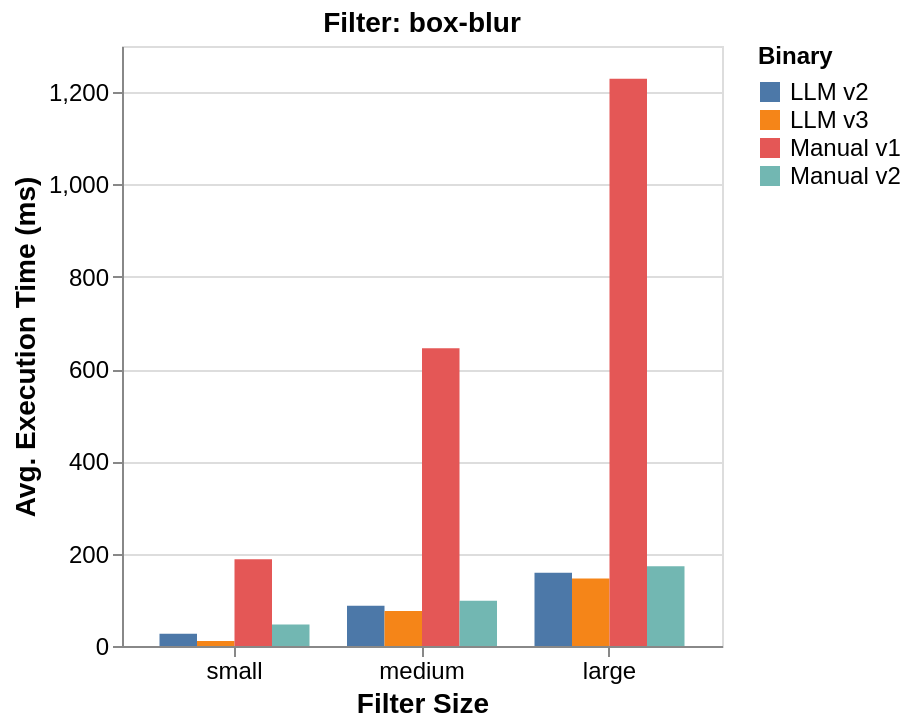
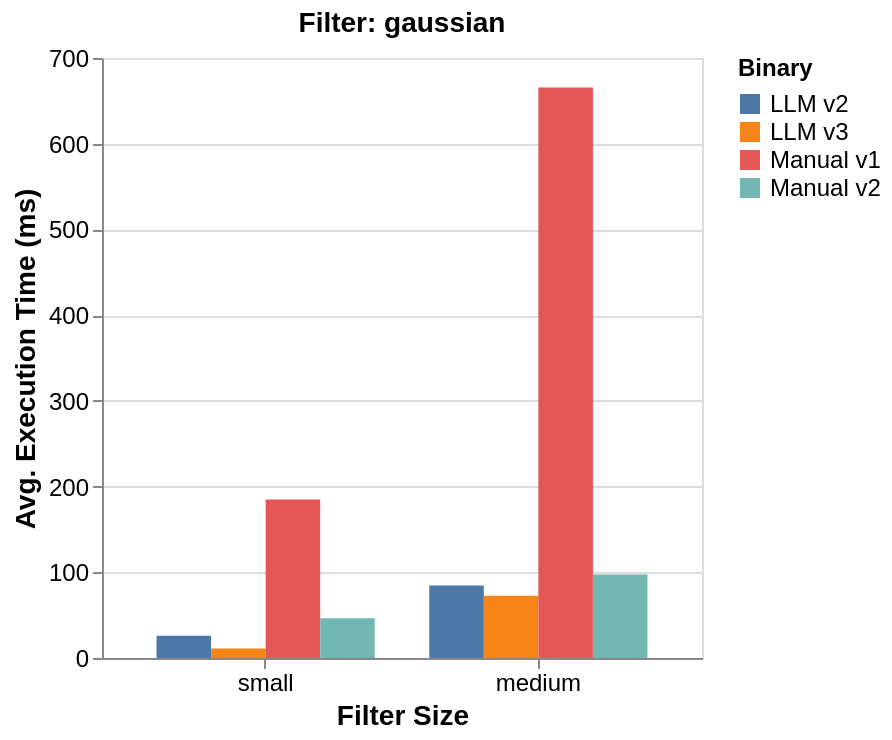
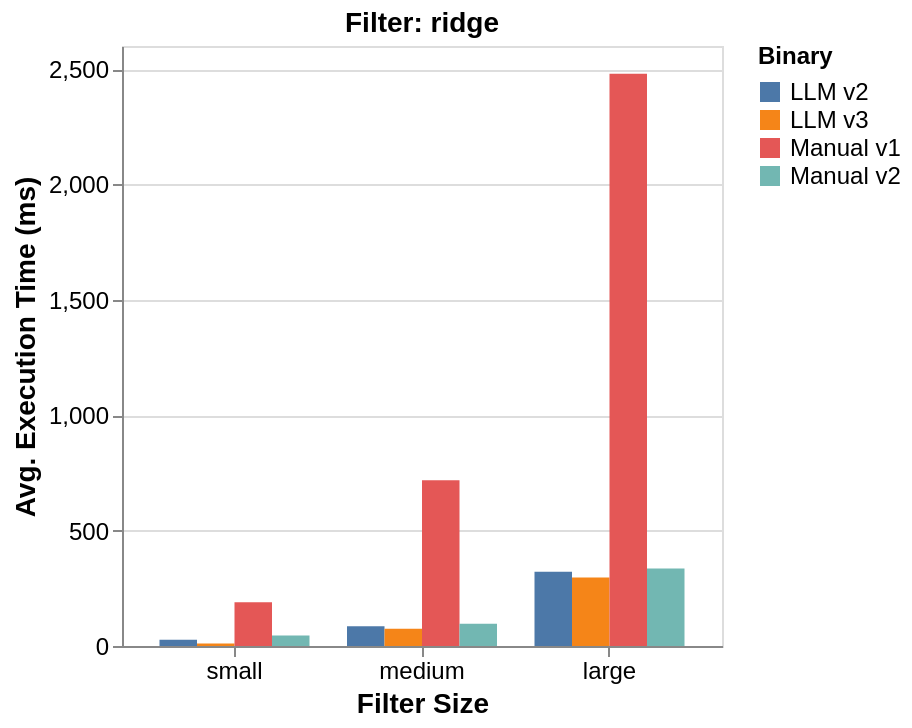
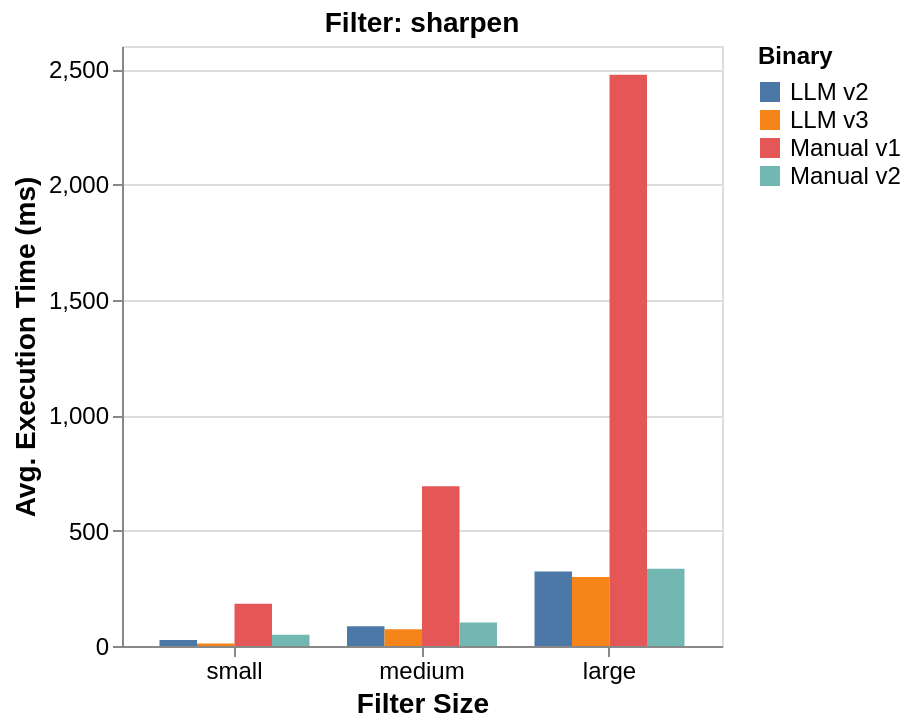

Notebook code for these charts, in order:
### Code cell
# Step 2: Create a separate chart for each filter

no_pytorch = df_grouped[df_grouped["binary"] != "PyTorch"]

for f in no_pytorch["filter"].unique():
    chart = alt.Chart(no_pytorch[no_pytorch["filter"] == f]).mark_bar().encode(
        x=alt.X("size:N", sort=["small", "medium", "large"], title="Filter Size"),
        y=alt.Y("time_seconds:Q", title="Avg. Execution Time (ms)"),
        color=alt.Color("binary:N", title="Binary"),
        xOffset="binary:N"
    ).properties(
        width=300,
        height=300,
        title=f"Filter: {f}"
    ).configure_axis(
        labelFontSize=12,
        titleFontSize=14,
        labelAngle=0
    ).configure_legend(
        titleFontSize=12,
        labelFontSize=12
    ).configure_title(
        fontSize=14
    )

    chart.save(f"./plots/time_no_pt/{f}.png", ppi=300)
    chart.show()

### Figure 1 — Vega-Lite specification as saved in the notebook (floating-point values rounded to 4 significant figures)
{"config": {"view": {"continuousWidth": 300, "continuousHeight": 300}, "axis": {"labelAngle": 0, "labelFontSize": 12, "titleFontSize": 14}, "legend": {"labelFontSize": 12, "titleFontSize": 12}, "title": {"fontSize": 14}}, "data": {"name": "data-9bbe29d480f4a8817412edd8e240c50d"}, "mark": {"type": "bar"}, "encoding": {"color": {"field": "binary", "title": "Binary", "type": "nominal"}, "x": {"field": "size", "sort": ["small", "medium", "large"], "title": "Filter Size", "type": "nominal"}, "xOffset": {"field": "binary", "type": "nominal"}, "y": {"field": "time_seconds", "title": "Avg. Execution Time (ms)", "type": "quantitative"}}, "height": 300, "title": "Filter: box-blur", "width": 300, "$schema": "https://vega.github.io/schema/vega-lite/v5.20.1.json", "datasets": {"data-9bbe29d480f4a8817412edd8e240c50d": [{"binary": "LLM v2", "filter": "box-blur", "size": "large", "memory_peak_bytes": 19240000.0, "memory_total_bytes": 19240000.0, "time_seconds": 158.8}, {"binary": "LLM v2", "filter": "box-blur", "size": "medium", "memory_peak_bytes": 19260000.0, "memory_total_bytes": 19260000.0, "time_seconds": 87.22}, {"binary": "LLM v2", "filter": "box-blur", "size": "small", "memory_peak_bytes": 19290000.0, "memory_total_bytes": 19290000.0, "time_seconds": 26.46}, {"binary": "LLM v3", "filter": "box-blur", "size": "large", "memory_peak_bytes": 19240000.0, "memory_total_bytes": 19240000.0, "time_seconds": 146.5}, {"binary": "LLM v3", "filter": "box-blur", "size": "medium", "memory_peak_bytes": 19260000.0, "memory_total_bytes": 19260000.0, "time_seconds": 75.64}, {"binary": "LLM v3", "filter": "box-blur", "size": "small", "memory_peak_bytes": 19290000.0, "memory_total_bytes": 19290000.0, "time_seconds": 10.64}, {"binary": "Manual v1", "filter": "box-blur", "size": "large", "memory_peak_bytes": 19240000.0, "memory_total_bytes": 19240000.0, "time_seconds": 1229.0}, {"binary": "Manual v1", "filter": "box-blur", "size": "medium", "memory_peak_bytes": 19260000.0, "memory_total_bytes": 19260000.0, "time_seconds": 645.0}, {"binary": "Manual v1", "filter": "box-blur", "size": "small", "memory_peak_bytes": 19290000.0, "memory_total_bytes": 19290000.0, "time_seconds": 188.1}, {"binary": "Manual v2", "filter": "box-blur", "size": "large", "memory_peak_bytes": 19240000.0, "memory_total_bytes": 19240000.0, "time_seconds": 172.9}, {"binary": "Manual v2", "filter": "box-blur", "size": "medium", "memory_peak_bytes": 19260000.0, "memory_total_bytes": 19260000.0, "time_seconds": 97.94}, {"binary": "Manual v2", "filter": "box-blur", "size": "small", "memory_peak_bytes": 19290000.0, "memory_total_bytes": 19290000.0, "time_seconds": 46.84}]}}

### Figure 2 — Vega-Lite specification as saved in the notebook (floating-point values rounded to 4 significant figures)
{"config": {"view": {"continuousWidth": 300, "continuousHeight": 300}, "axis": {"labelAngle": 0, "labelFontSize": 12, "titleFontSize": 14}, "legend": {"labelFontSize": 12, "titleFontSize": 12}, "title": {"fontSize": 14}}, "data": {"name": "data-164367806996141182561d17f4424411"}, "mark": {"type": "bar"}, "encoding": {"color": {"field": "binary", "title": "Binary", "type": "nominal"}, "x": {"field": "size", "sort": ["small", "medium", "large"], "title": "Filter Size", "type": "nominal"}, "xOffset": {"field": "binary", "type": "nominal"}, "y": {"field": "time_seconds", "title": "Avg. Execution Time (ms)", "type": "quantitative"}}, "height": 300, "title": "Filter: gaussian", "width": 300, "$schema": "https://vega.github.io/schema/vega-lite/v5.20.1.json", "datasets": {"data-164367806996141182561d17f4424411": [{"binary": "LLM v2", "filter": "gaussian", "size": "medium", "memory_peak_bytes": 19260000.0, "memory_total_bytes": 19260000.0, "time_seconds": 84.5}, {"binary": "LLM v2", "filter": "gaussian", "size": "small", "memory_peak_bytes": 19290000.0, "memory_total_bytes": 19290000.0, "time_seconds": 25.82}, {"binary": "LLM v3", "filter": "gaussian", "size": "medium", "memory_peak_bytes": 19260000.0, "memory_total_bytes": 19260000.0, "time_seconds": 72.54}, {"binary": "LLM v3", "filter": "gaussian", "size": "small", "memory_peak_bytes": 19290000.0, "memory_total_bytes": 19290000.0, "time_seconds": 10.94}, {"binary": "Manual v1", "filter": "gaussian", "size": "medium", "memory_peak_bytes": 19260000.0, "memory_total_bytes": 19260000.0, "time_seconds": 665.6}, {"binary": "Manual v1", "filter": "gaussian", "size": "small", "memory_peak_bytes": 19290000.0, "memory_total_bytes": 19290000.0, "time_seconds": 184.9}, {"binary": "Manual v2", "filter": "gaussian", "size": "medium", "memory_peak_bytes": 19260000.0, "memory_total_bytes": 19260000.0, "time_seconds": 97.54}, {"binary": "Manual v2", "filter": "gaussian", "size": "small", "memory_peak_bytes": 19290000.0, "memory_total_bytes": 19290000.0, "time_seconds": 46.46}]}}

### Figure 3 — Vega-Lite specification as saved in the notebook (floating-point values rounded to 4 significant figures)
{"config": {"view": {"continuousWidth": 300, "continuousHeight": 300}, "axis": {"labelAngle": 0, "labelFontSize": 12, "titleFontSize": 14}, "legend": {"labelFontSize": 12, "titleFontSize": 12}, "title": {"fontSize": 14}}, "data": {"name": "data-69cf1ac15aa71cb3315548075ab16c11"}, "mark": {"type": "bar"}, "encoding": {"color": {"field": "binary", "title": "Binary", "type": "nominal"}, "x": {"field": "size", "sort": ["small", "medium", "large"], "title": "Filter Size", "type": "nominal"}, "xOffset": {"field": "binary", "type": "nominal"}, "y": {"field": "time_seconds", "title": "Avg. Execution Time (ms)", "type": "quantitative"}}, "height": 300, "title": "Filter: ridge", "width": 300, "$schema": "https://vega.github.io/schema/vega-lite/v5.20.1.json", "datasets": {"data-69cf1ac15aa71cb3315548075ab16c11": [{"binary": "LLM v2", "filter": "ridge", "size": "large", "memory_peak_bytes": 19210000.0, "memory_total_bytes": 19210000.0, "time_seconds": 321.6}, {"binary": "LLM v2", "filter": "ridge", "size": "medium", "memory_peak_bytes": 19260000.0, "memory_total_bytes": 19260000.0, "time_seconds": 85.68}, {"binary": "LLM v2", "filter": "ridge", "size": "small", "memory_peak_bytes": 19290000.0, "memory_total_bytes": 19290000.0, "time_seconds": 27.2}, {"binary": "LLM v3", "filter": "ridge", "size": "large", "memory_peak_bytes": 19210000.0, "memory_total_bytes": 19210000.0, "time_seconds": 297.1}, {"binary": "LLM v3", "filter": "ridge", "size": "medium", "memory_peak_bytes": 19260000.0, "memory_total_bytes": 19260000.0, "time_seconds": 74.94}, {"binary": "LLM v3", "filter": "ridge", "size": "small", "memory_peak_bytes": 19290000.0, "memory_total_bytes": 19290000.0, "time_seconds": 10.76}, {"binary": "Manual v1", "filter": "ridge", "size": "large", "memory_peak_bytes": 19210000.0, "memory_total_bytes": 19210000.0, "time_seconds": 2480.0}, {"binary": "Manual v1", "filter": "ridge", "size": "medium", "memory_peak_bytes": 19260000.0, "memory_total_bytes": 19260000.0, "time_seconds": 718.6}, {"binary": "Manual v1", "filter": "ridge", "size": "small", "memory_peak_bytes": 19290000.0, "memory_total_bytes": 19290000.0, "time_seconds": 189.6}, {"binary": "Manual v2", "filter": "ridge", "size": "large", "memory_peak_bytes": 19210000.0, "memory_total_bytes": 19210000.0, "time_seconds": 335.9}, {"binary": "Manual v2", "filter": "ridge", "size": "medium", "memory_peak_bytes": 19260000.0, "memory_total_bytes": 19260000.0, "time_seconds": 96.78}, {"binary": "Manual v2", "filter": "ridge", "size": "small", "memory_peak_bytes": 19290000.0, "memory_total_bytes": 19290000.0, "time_seconds": 44.96}]}}

### Figure 4 — Vega-Lite specification as saved in the notebook (floating-point values rounded to 4 significant figures)
{"config": {"view": {"continuousWidth": 300, "continuousHeight": 300}, "axis": {"labelAngle": 0, "labelFontSize": 12, "titleFontSize": 14}, "legend": {"labelFontSize": 12, "titleFontSize": 12}, "title": {"fontSize": 14}}, "data": {"name": "data-fe799a7f6624825daa546afa5fde3780"}, "mark": {"type": "bar"}, "encoding": {"color": {"field": "binary", "title": "Binary", "type": "nominal"}, "x": {"field": "size", "sort": ["small", "medium", "large"], "title": "Filter Size", "type": "nominal"}, "xOffset": {"field": "binary", "type": "nominal"}, "y": {"field": "time_seconds", "title": "Avg. Execution Time (ms)", "type": "quantitative"}}, "height": 300, "title": "Filter: sharpen", "width": 300, "$schema": "https://vega.github.io/schema/vega-lite/v5.20.1.json", "datasets": {"data-fe799a7f6624825daa546afa5fde3780": [{"binary": "LLM v2", "filter": "sharpen", "size": "large", "memory_peak_bytes": 19210000.0, "memory_total_bytes": 19210000.0, "time_seconds": 322.4}, {"binary": "LLM v2", "filter": "sharpen", "size": "medium", "memory_peak_bytes": 19260000.0, "memory_total_bytes": 19260000.0, "time_seconds": 85.22}, {"binary": "LLM v2", "filter": "sharpen", "size": "small", "memory_peak_bytes": 19290000.0, "memory_total_bytes": 19290000.0, "time_seconds": 25.74}, {"binary": "LLM v3", "filter": "sharpen", "size": "large", "memory_peak_bytes": 19210000.0, "memory_total_bytes": 19210000.0, "time_seconds": 299.2}, {"binary": "LLM v3", "filter": "sharpen", "size": "medium", "memory_peak_bytes": 19260000.0, "memory_total_bytes": 19260000.0, "time_seconds": 72.96}, {"binary": "LLM v3", "filter": "sharpen", "size": "small", "memory_peak_bytes": 19290000.0, "memory_total_bytes": 19290000.0, "time_seconds": 10.76}, {"binary": "Manual v1", "filter": "sharpen", "size": "large", "memory_peak_bytes": 19210000.0, "memory_total_bytes": 19210000.0, "time_seconds": 2475.0}, {"binary": "Manual v1", "filter": "sharpen", "size": "medium", "memory_peak_bytes": 19260000.0, "memory_total_bytes": 19260000.0, "time_seconds": 692.0}, {"binary": "Manual v1", "filter": "sharpen", "size": "small", "memory_peak_bytes": 19290000.0, "memory_total_bytes": 19290000.0, "time_seconds": 183.4}, {"binary": "Manual v2", "filter": "sharpen", "size": "large", "memory_peak_bytes": 19210000.0, "memory_total_bytes": 19210000.0, "time_seconds": 334.8}, {"binary": "Manual v2", "filter": "sharpen", "size": "medium", "memory_peak_bytes": 19260000.0, "memory_total_bytes": 19260000.0, "time_seconds": 101.8}, {"binary": "Manual v2", "filter": "sharpen", "size": "small", "memory_peak_bytes": 19290000.0, "memory_total_bytes": 19290000.0, "time_seconds": 48.54}]}}
